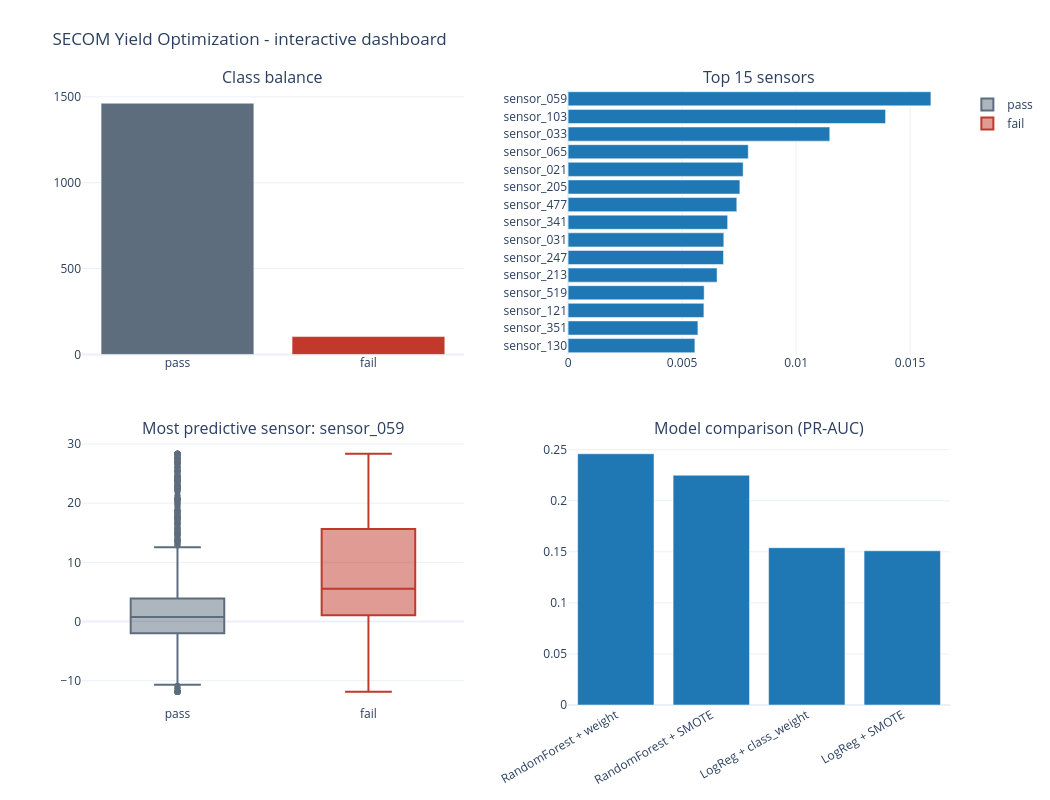

The notebook cell saved with this chart:
### Code cell
# Interactive 2x2 dashboard (also exportable to a standalone HTML)
best_sensor = imp.iloc[0]['sensor']
dash = make_subplots(rows=2, cols=2,
    subplot_titles=('Class balance', 'Top 15 sensors',
                    'Most predictive sensor: ' + best_sensor, 'Model comparison (PR-AUC)'),
    specs=[[{'type': 'bar'}, {'type': 'bar'}], [{'type': 'box'}, {'type': 'bar'}]],
    vertical_spacing=0.14, horizontal_spacing=0.12)
cb = y.value_counts().sort_index()
dash.add_bar(x=['pass', 'fail'], y=cb.values, marker_color=[COLOR_PASS, COLOR_FAIL], showlegend=False, row=1, col=1)
dash.add_bar(y=top['sensor'][::-1], x=top['importance'][::-1], orientation='h', marker_color=COLOR_ACCENT, showlegend=False, row=1, col=2)
for cls, nm, col in [(0, 'pass', COLOR_PASS), (1, 'fail', COLOR_FAIL)]:
    dash.add_box(y=Xc.loc[y == cls, best_sensor], name=nm, marker_color=col, row=2, col=1)
dash.add_bar(x=res['model'], y=res['PR-AUC'], marker_color=COLOR_ACCENT, showlegend=False, row=2, col=2)
dash.update_layout(title_text='SECOM Yield Optimization - interactive dashboard',
                   template='plotly_white', height=800, width=1050, margin=dict(t=90))
dash.update_xaxes(tickangle=-30, row=2, col=2)
dash.show()
# dash.write_html('secom_dashboard.html')  # uncomment to export a shareable file

### Figure 1 — Plotly figure (JSON) as saved in the notebook; plotly's stock layout.template omitted (floating-point values rounded to 4 significant figures; data arrays with more than 128 entries replaced by an {"elided": "..."} marker saying what was removed)
{"data": [{"marker": {"color": ["#5D6D7E", "#C0392B"]}, "showlegend": false, "type": "bar", "x": ["pass", "fail"], "xaxis": "x", "y": [1463, 104], "yaxis": "y"}, {"marker": {"color": "#1F77B4"}, "orientation": "h", "showlegend": false, "type": "bar", "x": [0.005561, 0.005694, 0.005956, 0.005968, 0.006534, 0.006816, 0.006829, 0.006997, 0.007399, 0.007533, 0.007677, 0.007902, 0.01148, 0.01392, 0.01591], "xaxis": "x2", "y": ["sensor_130", "sensor_351", "sensor_121", "sensor_519", "sensor_213", "sensor_247", "sensor_031", "sensor_341", "sensor_477", "sensor_205", "sensor_021", "sensor_065", "sensor_033", "sensor_103", "sensor_059"], "yaxis": "y2"}, {"marker": {"color": "#5D6D7E"}, "name": "pass", "type": "box", "xaxis": "x3", "y": {"elided": "1463 float values"}, "yaxis": "y3"}, {"marker": {"color": "#C0392B"}, "name": "fail", "type": "box", "xaxis": "x3", "y": [23.82, 27.84, 25.08, 17.64, 18.39, 24.9, 15.15, 5.03, 25.04, 23.31, 23.96, 2.521, 15.95, 18.32, 9.05, 12.43, 11.56, 18.58, 6.664, 26.77, 26.45, -11.87, 2.583, 4.428, 4.974, 27.41, 12.9, 12.31, 21.76, 25.53, 20.83, 0.7582, -11.82, 8.424, 8.976, -1.42, 9.208, 8.527, 17.17, 16.02, 9.878, 24.14, 1.372, 22.44, 19.1, 13.68, 14.75, 8.095, 5.809, 14.07, 5.081, 28.34, 3.798, 5.047, 11.0, -5.718, 2.417, 1.948, 1.004, 5.499, 13.37, 1.925, 11.29, 15.31, 1.817, 28.34, 16.65, 1.522, 1.707, 3.227, 4.621, 13.55, 5.662, 6.564, 5.545, 3.251, 0.5609, 1.003, -5.332, -0.8218, -2.949, 1.934, -3.006, 3.868, 0.1364, 0.8527, -5.709, 3.888, 1.165, 8.146, 1.069, -1.874, -4.053, -2.542, -6.646, -1.145, 3.134, -0.3136, -0.0345, -1.216, -2.49, -5.165, -6.247, 2.869], "yaxis": "y3"}, {"marker": {"color": "#1F77B4"}, "showlegend": false, "type": "bar", "x": ["RandomForest + weight", "RandomForest + SMOTE", "LogReg + class_weight", "LogReg + SMOTE"], "xaxis": "x4", "y": [0.246, 0.225, 0.154, 0.151], "yaxis": "y4"}], "layout": {"annotations": [{"font": {"size": 16}, "showarrow": false, "text": "Class balance", "x": 0.22, "xanchor": "center", "xref": "paper", "y": 1, "yanchor": "bottom", "yref": "paper"}, {"font": {"size": 16}, "showarrow": false, "text": "Top 15 sensors", "x": 0.78, "xanchor": "center", "xref": "paper", "y": 1, "yanchor": "bottom", "yref": "paper"}, {"font": {"size": 16}, "showarrow": false, "text": "Most predictive sensor: sensor_059", "x": 0.22, "xanchor": "center", "xref": "paper", "y": 0.43, "yanchor": "bottom", "yref": "paper"}, {"font": {"size": 16}, "showarrow": false, "text": "Model comparison (PR-AUC)", "x": 0.78, "xanchor": "center", "xref": "paper", "y": 0.43, "yanchor": "bottom", "yref": "paper"}], "height": 800, "margin": {"t": 90}, "title": {"text": "SECOM Yield Optimization - interactive dashboard"}, "width": 1050, "xaxis": {"anchor": "y", "domain": [0, 0.44]}, "xaxis2": {"anchor": "y2", "domain": [0.56, 1]}, "xaxis3": {"anchor": "y3", "domain": [0, 0.44]}, "xaxis4": {"anchor": "y4", "domain": [0.56, 1], "tickangle": -30}, "yaxis": {"anchor": "x", "domain": [0.57, 1]}, "yaxis2": {"anchor": "x2", "domain": [0.57, 1]}, "yaxis3": {"anchor": "x3", "domain": [0, 0.43]}, "yaxis4": {"anchor": "x4", "domain": [0, 0.43]}}}
